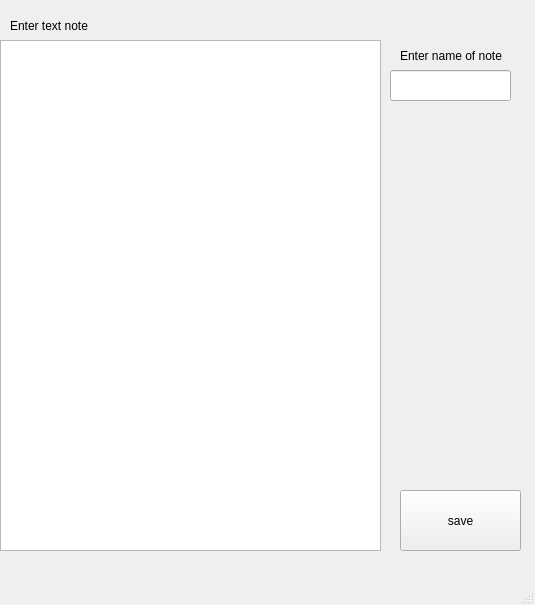
<?xml version="1.0" encoding="UTF-8"?>
<ui version="4.0">
 <class>Note</class>
 <widget class="QMainWindow" name="Note">
  <property name="geometry">
   <rect>
    <x>0</x>
    <y>0</y>
    <width>535</width>
    <height>605</height>
   </rect>
  </property>
  <property name="windowTitle">
   <string>MainWindow</string>
  </property>
  <widget class="QWidget" name="centralwidget">
   <widget class="QTextEdit" name="textEdit">
    <property name="geometry">
     <rect>
      <x>0</x>
      <y>40</y>
      <width>381</width>
      <height>511</height>
     </rect>
    </property>
   </widget>
   <widget class="QPushButton" name="ButtonSave">
    <property name="geometry">
     <rect>
      <x>400</x>
      <y>490</y>
      <width>121</width>
      <height>61</height>
     </rect>
    </property>
    <property name="text">
     <string>save</string>
    </property>
   </widget>
   <widget class="QLabel" name="label">
    <property name="geometry">
     <rect>
      <x>10</x>
      <y>10</y>
      <width>171</width>
      <height>31</height>
     </rect>
    </property>
    <property name="text">
     <string>Enter text note</string>
    </property>
   </widget>
   <widget class="QLabel" name="label_2">
    <property name="geometry">
     <rect>
      <x>400</x>
      <y>40</y>
      <width>111</width>
      <height>31</height>
     </rect>
    </property>
    <property name="text">
     <string>Enter name of note</string>
    </property>
   </widget>
   <widget class="QLineEdit" name="name">
    <property name="geometry">
     <rect>
      <x>390</x>
      <y>70</y>
      <width>121</width>
      <height>31</height>
     </rect>
    </property>
   </widget>
  </widget>
  <widget class="QMenuBar" name="menubar">
   <property name="geometry">
    <rect>
     <x>0</x>
     <y>0</y>
     <width>535</width>
     <height>21</height>
    </rect>
   </property>
  </widget>
  <widget class="QStatusBar" name="statusbar"/>
 </widget>
 <resources/>
 <connections/>
</ui>
